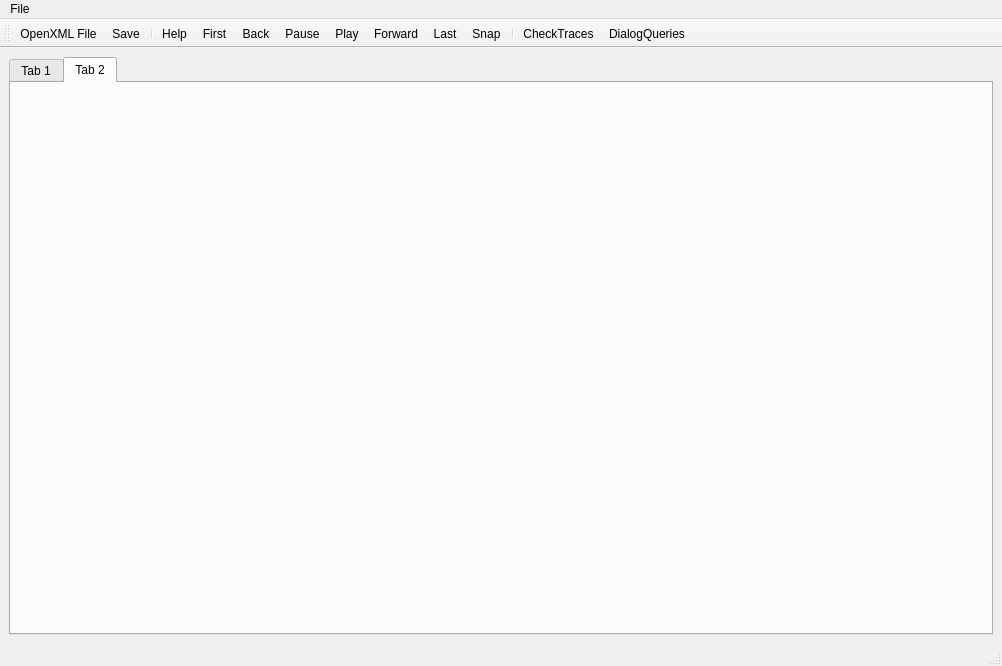
<?xml version="1.0" encoding="UTF-8"?>
<ui version="4.0">
 <class>VIRATGeovis</class>
 <widget class="QMainWindow" name="VIRATGeovis">
  <property name="geometry">
   <rect>
    <x>0</x>
    <y>0</y>
    <width>1002</width>
    <height>666</height>
   </rect>
  </property>
  <property name="windowTitle">
   <string>VIRAT Geovis</string>
  </property>
  <property name="windowIcon">
   <iconset resource="Icons/icons.qrc">
    <normaloff>:/Icons/help.png</normaloff>:/Icons/help.png</iconset>
  </property>
  <property name="iconSize">
   <size>
    <width>22</width>
    <height>22</height>
   </size>
  </property>
  <widget class="QWidget" name="centralwidget">
   <layout class="QVBoxLayout">
    <property name="spacing">
     <number>6</number>
    </property>
    <property name="margin">
     <number>9</number>
    </property>
    <item>
     <widget class="QTabWidget" name="tabWidget">
      <property name="currentIndex">
       <number>1</number>
      </property>
      <widget class="QWidget" name="tab_3">
       <attribute name="title">
        <string>Tab 1</string>
       </attribute>
       <widget class="QVTKWidget" name="GeoView" native="true">
        <property name="geometry">
         <rect>
          <x>20</x>
          <y>20</y>
          <width>951</width>
          <height>491</height>
         </rect>
        </property>
       </widget>
      </widget>
      <widget class="QWidget" name="tab_4">
       <attribute name="title">
        <string>Tab 2</string>
       </attribute>
       <widget class="QVTKWidget" name="map3d" native="true">
        <property name="geometry">
         <rect>
          <x>0</x>
          <y>10</y>
          <width>971</width>
          <height>511</height>
         </rect>
        </property>
       </widget>
      </widget>
     </widget>
    </item>
   </layout>
  </widget>
  <widget class="QMenuBar" name="menubar">
   <property name="geometry">
    <rect>
     <x>0</x>
     <y>0</y>
     <width>1002</width>
     <height>25</height>
    </rect>
   </property>
   <widget class="QMenu" name="menuFile">
    <property name="title">
     <string>File</string>
    </property>
    <addaction name="actionOpen_Query_Results"/>
    <addaction name="actionOpenXMLFile"/>
    <addaction name="separator"/>
    <addaction name="actionHelp"/>
    <addaction name="actionExit"/>
   </widget>
   <addaction name="menuFile"/>
  </widget>
  <widget class="QStatusBar" name="statusbar"/>
  <widget class="QToolBar" name="toolBar">
   <property name="orientation">
    <enum>Qt::Horizontal</enum>
   </property>
   <property name="iconSize">
    <size>
     <width>22</width>
     <height>22</height>
    </size>
   </property>
   <attribute name="toolBarArea">
    <enum>TopToolBarArea</enum>
   </attribute>
   <attribute name="toolBarBreak">
    <bool>false</bool>
   </attribute>
   <addaction name="actionOpenXMLFile"/>
   <addaction name="actionSave"/>
   <addaction name="separator"/>
   <addaction name="actionHelp"/>
   <addaction name="actionFirst"/>
   <addaction name="actionBack"/>
   <addaction name="actionPause"/>
   <addaction name="actionPlay"/>
   <addaction name="actionForward"/>
   <addaction name="actionLast"/>
   <addaction name="actionSnap"/>
   <addaction name="separator"/>
   <addaction name="actionCheckTraces"/>
   <addaction name="actionDialogQueries"/>
  </widget>
  <action name="actionOpenXMLFile">
   <property name="enabled">
    <bool>true</bool>
   </property>
   <property name="icon">
    <iconset resource="Icons/icons.qrc">
     <normaloff>:/Icons/fileopen.png</normaloff>:/Icons/fileopen.png</iconset>
   </property>
   <property name="text">
    <string>OpenXML File...</string>
   </property>
  </action>
  <action name="actionExit">
   <property name="icon">
    <iconset>
     <normaloff/>
    </iconset>
   </property>
   <property name="text">
    <string>Exit</string>
   </property>
  </action>
  <action name="actionPrint">
   <property name="icon">
    <iconset resource="Icons/icons.qrc">
     <normaloff>:/Icons/print.png</normaloff>:/Icons/print.png</iconset>
   </property>
   <property name="text">
    <string>Print</string>
   </property>
  </action>
  <action name="actionHelp">
   <property name="icon">
    <iconset resource="Icons/icons.qrc">
     <normaloff>:/Icons/help.png</normaloff>:/Icons/help.png</iconset>
   </property>
   <property name="text">
    <string>Help</string>
   </property>
  </action>
  <action name="actionSave">
   <property name="icon">
    <iconset resource="Icons/icons.qrc">
     <normaloff>:/Icons/filesave.png</normaloff>:/Icons/filesave.png</iconset>
   </property>
   <property name="text">
    <string>Save</string>
   </property>
  </action>
  <action name="actionPlay">
   <property name="icon">
    <iconset resource="Icons/icons.qrc">
     <normaloff>:/Icons/pqVcrPlay24.png</normaloff>:/Icons/pqVcrPlay24.png</iconset>
   </property>
   <property name="text">
    <string>Play</string>
   </property>
   <property name="toolTip">
    <string>Play video</string>
   </property>
  </action>
  <action name="actionPause">
   <property name="icon">
    <iconset resource="Icons/icons.qrc">
     <normaloff>:/Icons/pqVcrPause24.png</normaloff>:/Icons/pqVcrPause24.png</iconset>
   </property>
   <property name="text">
    <string>Pause</string>
   </property>
  </action>
  <action name="actionBack">
   <property name="icon">
    <iconset resource="Icons/icons.qrc">
     <normaloff>:/Icons/pqVcrBack24.png</normaloff>:/Icons/pqVcrBack24.png</iconset>
   </property>
   <property name="text">
    <string>Back</string>
   </property>
  </action>
  <action name="actionFirst">
   <property name="icon">
    <iconset resource="Icons/icons.qrc">
     <normaloff>:/Icons/pqVcrFirst24.png</normaloff>:/Icons/pqVcrFirst24.png</iconset>
   </property>
   <property name="text">
    <string>First</string>
   </property>
  </action>
  <action name="actionForward">
   <property name="icon">
    <iconset resource="Icons/icons.qrc">
     <normaloff>:/Icons/pqVcrForward24.png</normaloff>:/Icons/pqVcrForward24.png</iconset>
   </property>
   <property name="text">
    <string>Forward</string>
   </property>
  </action>
  <action name="actionLast">
   <property name="icon">
    <iconset resource="Icons/icons.qrc">
     <normaloff>:/Icons/pqVcrLast24.png</normaloff>:/Icons/pqVcrLast24.png</iconset>
   </property>
   <property name="text">
    <string>Last</string>
   </property>
  </action>
  <action name="actionSnap">
   <property name="icon">
    <iconset resource="Icons/icons.qrc">
     <normaloff>:/Icons/help.png</normaloff>:/Icons/help.png</iconset>
   </property>
   <property name="text">
    <string>Snap</string>
   </property>
  </action>
  <action name="actionCheckTraces">
   <property name="checkable">
    <bool>true</bool>
   </property>
   <property name="icon">
    <iconset resource="Icons/icons.qrc">
     <normaloff>:/Icons/print.png</normaloff>:/Icons/print.png</iconset>
   </property>
   <property name="text">
    <string>CheckTraces</string>
   </property>
  </action>
  <action name="actionDialogQueries">
   <property name="icon">
    <iconset resource="Icons/icons.qrc">
     <normaloff>:/Icons/fileopen.png</normaloff>:/Icons/fileopen.png</iconset>
   </property>
   <property name="text">
    <string>DialogQueries</string>
   </property>
  </action>
  <action name="actionOpen_Query_Results">
   <property name="icon">
    <iconset resource="Icons/icons.qrc">
     <normaloff>:/Icons/fileopen.png</normaloff>:/Icons/fileopen.png</iconset>
   </property>
   <property name="text">
    <string>Open Query Results...</string>
   </property>
  </action>
 </widget>
 <customwidgets>
  <customwidget>
   <class>QVTKWidget</class>
   <extends>QWidget</extends>
   <header>QVTKWidget.h</header>
  </customwidget>
 </customwidgets>
 <resources>
  <include location="Icons/icons.qrc"/>
 </resources>
 <connections/>
</ui>
